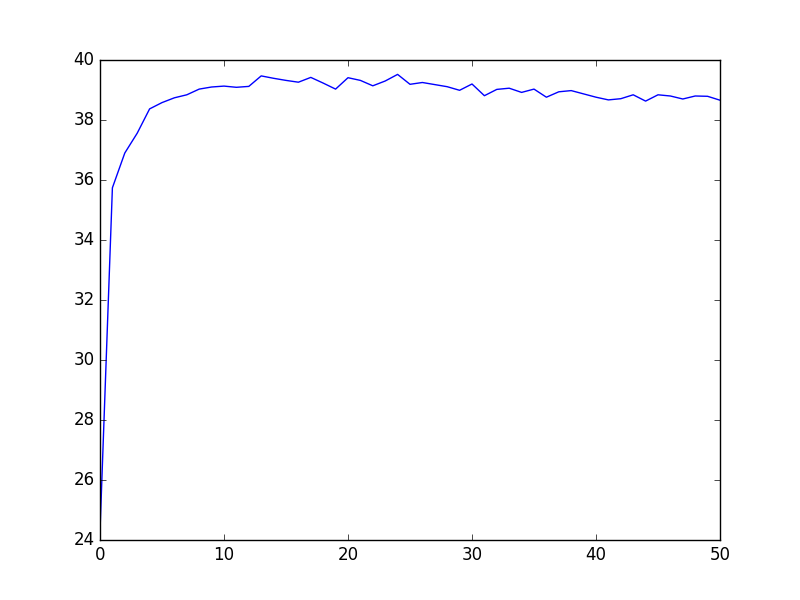

Generate this figure with Python:
import tensorflow as tf
import numpy as np
import matplotlib.pyplot as plt
from math import *
# import assignment1
from assignment1.cs231n.data_utils import load_CIFAR10

address = './assignment1/cs231n/datasets/cifar-10-batches-py/'

xTrain,yTrain,xTest,yTest = load_CIFAR10(address)
# xTrain = np.array(xTrain[:2000])
# yTrain = np.array(yTrain[:2000])
# print(xTrain.shape)
xTrain = np.reshape(xTrain,(xTrain.shape[0],-1))
xTest = np.reshape(xTest,(xTest.shape[0],-1))
# print(xTrain.shape)
# print(xTest.shape)
xForPreProcess = xTrain
np.vstack((xForPreProcess,xTest))
m = np.mean(xForPreProcess,axis = 0)
s = np.std(xForPreProcess,axis = 0)
# xTrain = (xTrain - m)/s
# xTest = (xTest - m)/s
xTrain = (xTrain - np.mean(xTrain,axis = 0))/np.std(xTrain,axis = 0)
xTest = (xTest - np.mean(xTest,axis = 0))/np.std(xTest,axis = 0)


numTrain = xTrain.shape[0]
numFeatures = xTrain.shape[1]

def convertLabel(y):
	Y = np.zeros((y.shape[0],10))
	Y[np.arange(y.shape[0]),y] = 1
	return Y

# yTrain = convertLabel(yTrain)
# yTest = convertLabel(yTest)
x = tf.placeholder(tf.float32,[None,numFeatures])
y = tf.placeholder(tf.int64,[None])

W = tf.Variable(tf.random_normal([numFeatures,10],stddev = 1/sqrt(numTrain)))
z = tf.matmul(x,W)
predict = tf.nn.softmax(z)
predictLabel = tf.cast(tf.argmax(predict,1),tf.int32)
# actualLabel = tf.cast(tf.argmax(y,1),tf.int32)
# actualLabel = y
# acc = tf.reduce_sum(tf.cast(tf.equal(tf.argmax(predict,1),tf.argmax(y,1)),tf.int32))
acc = tf.reduce_sum(tf.cast(tf.equal(tf.argmax(predict,1),tf.cast(y,tf.int64)),tf.int32))
# accFloat = tf.cast(acc,tf.float32)
accuracy = (10000*acc)/tf.shape(predict)[0]
# softmaxcrossEntropyWithLogits , first calculate softmax of logits 
# then cross entropy using lables*log(softmax)
# cost = tf.reduce_mean(tf.nn.softmax_cross_entropy_with_logits(logits = z ,labels = y))
cost = tf.reduce_mean(tf.nn.sparse_softmax_cross_entropy_with_logits(logits =z , labels = y) )
train = tf.train.GradientDescentOptimizer(1e-3).minimize(cost)
# s = tf.nn.softmax(logits = l)
# a = np.array([[10,10,10,20,20]])
# b = np.array([[0,0,0,1,0]])


sess= tf.InteractiveSession()
tf.global_variables_initializer().run()

num_iters = 10000
batch_size = 200
plottingAcc = []
plottingCost = []
for it in xrange(num_iters+1):
	indices = np.random.choice(np.arange(numTrain),batch_size)
	xT = xTrain[indices]
	yT = yTrain[indices]
	sess.run(train,feed_dict={x:xT,y:yT})

	if it%200 == 0:
		c = sess.run(cost,feed_dict={x:xT,y:yT})
		print("At step {}, cost {}".format(it,c))
		t = sess.run(accuracy,feed_dict={x:xTest,y:yTest})
		t = float(t)/100
		plottingAcc.append(t)
		# plottingCost.append(c)
		# print("Train Accuracy = {}".format(sess.run(acc,feed_dict={x:xT,y:yT})))
		# print("Test Cost = {}".format(t))
		print("Test Accuracy = {}".format(t))
		# print("Lable = {}".format(sess.run(predictLabel,feed_dict={x:xTest})))
		# print("Actual Label = {}".format(sess.run(actualLabel,feed_dict={y:yTest})))
# plt.figure(1)
# plt.subplot(121)
plt.plot(plottingAcc)
# plt.subplot(122)
# plt.plot(plottingCost)
plt.show()
